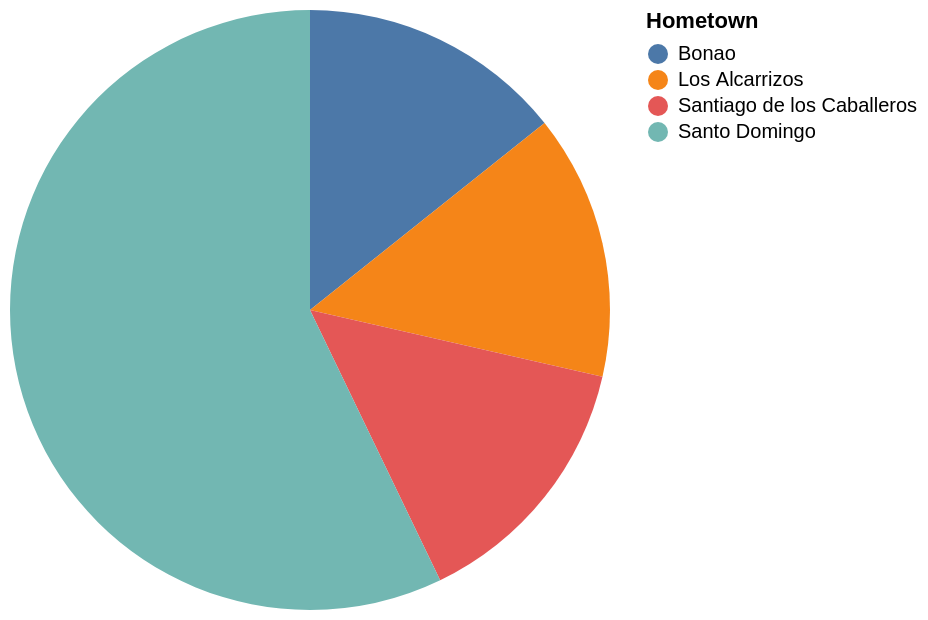

The Vega-Lite source for this figure:
### Vega-Lite specification from a JSON file in a GitHub repository (floating-point values rounded to 4 significant figures)
{"data": {"values": [{"x_data": "Bonao", "y_data": 1}, {"x_data": "Los Alcarrizos", "y_data": 1}, {"x_data": "Santiago de los Caballeros", "y_data": 1}, {"x_data": "Santo Domingo", "y_data": 4}]}, "mark": "arc", "encoding": {"theta": {"field": "y_data", "type": "quantitative", "title": "COUNT(*)"}, "color": {"field": "x_data", "type": "nominal", "title": "Hometown"}}}
